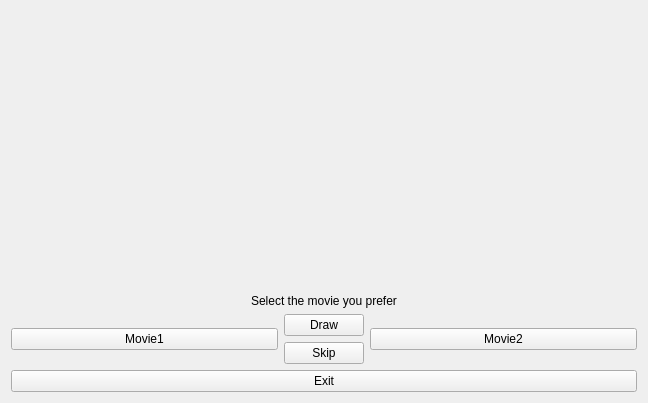
<?xml version="1.0" encoding="UTF-8"?>
<ui version="4.0">
 <class>MovieMatch</class>
 <widget class="QWidget" name="MovieMatch">
  <property name="geometry">
   <rect>
    <x>0</x>
    <y>0</y>
    <width>648</width>
    <height>403</height>
   </rect>
  </property>
  <property name="windowTitle">
   <string>Form</string>
  </property>
  <layout class="QVBoxLayout" name="verticalLayout_3">
   <item>
    <spacer name="verticalSpacer">
     <property name="orientation">
      <enum>Qt::Vertical</enum>
     </property>
     <property name="sizeType">
      <enum>QSizePolicy::MinimumExpanding</enum>
     </property>
     <property name="sizeHint" stdset="0">
      <size>
       <width>0</width>
       <height>0</height>
      </size>
     </property>
    </spacer>
   </item>
   <item>
    <widget class="QLabel" name="label">
     <property name="text">
      <string>Select the movie you prefer</string>
     </property>
     <property name="alignment">
      <set>Qt::AlignCenter</set>
     </property>
    </widget>
   </item>
   <item>
    <layout class="QVBoxLayout" name="verticalLayout">
     <item>
      <layout class="QHBoxLayout" name="horizontalLayout">
       <item>
        <widget class="QPushButton" name="movie1Button">
         <property name="sizePolicy">
          <sizepolicy hsizetype="Ignored" vsizetype="Fixed">
           <horstretch>0</horstretch>
           <verstretch>0</verstretch>
          </sizepolicy>
         </property>
         <property name="text">
          <string>Movie1</string>
         </property>
        </widget>
       </item>
       <item>
        <layout class="QVBoxLayout" name="verticalLayout_2">
         <property name="sizeConstraint">
          <enum>QLayout::SetMaximumSize</enum>
         </property>
         <item>
          <widget class="QPushButton" name="drawButton">
           <property name="sizePolicy">
            <sizepolicy hsizetype="Maximum" vsizetype="Fixed">
             <horstretch>0</horstretch>
             <verstretch>0</verstretch>
            </sizepolicy>
           </property>
           <property name="text">
            <string>Draw</string>
           </property>
          </widget>
         </item>
         <item>
          <widget class="QPushButton" name="skipButton">
           <property name="sizePolicy">
            <sizepolicy hsizetype="Maximum" vsizetype="Fixed">
             <horstretch>0</horstretch>
             <verstretch>0</verstretch>
            </sizepolicy>
           </property>
           <property name="text">
            <string>Skip</string>
           </property>
          </widget>
         </item>
        </layout>
       </item>
       <item>
        <widget class="QPushButton" name="movie2Button">
         <property name="sizePolicy">
          <sizepolicy hsizetype="Ignored" vsizetype="Fixed">
           <horstretch>0</horstretch>
           <verstretch>0</verstretch>
          </sizepolicy>
         </property>
         <property name="text">
          <string>Movie2</string>
         </property>
        </widget>
       </item>
      </layout>
     </item>
    </layout>
   </item>
   <item>
    <widget class="QPushButton" name="exitButton">
     <property name="text">
      <string>Exit</string>
     </property>
    </widget>
   </item>
  </layout>
 </widget>
 <resources/>
 <connections/>
</ui>
